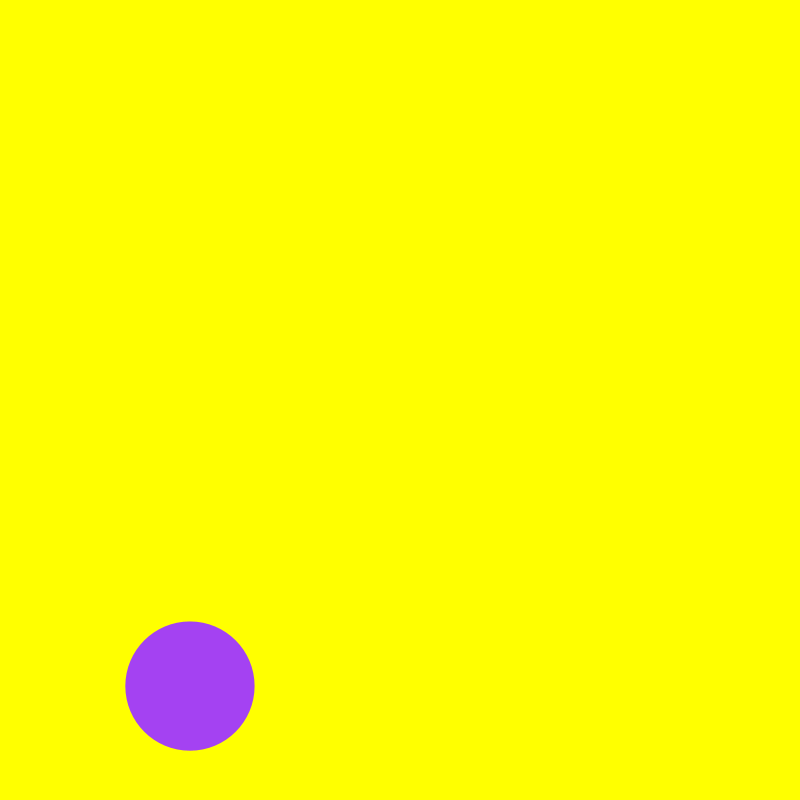
Frame 1 (no input)
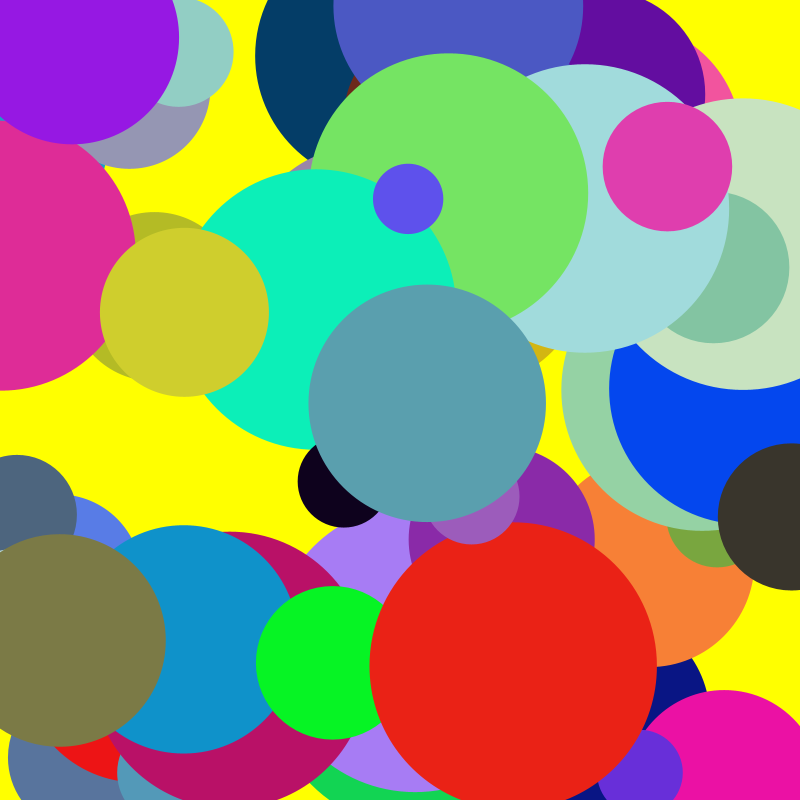
Frame 60 (the mouse pressed at the canvas centre just before this capture)
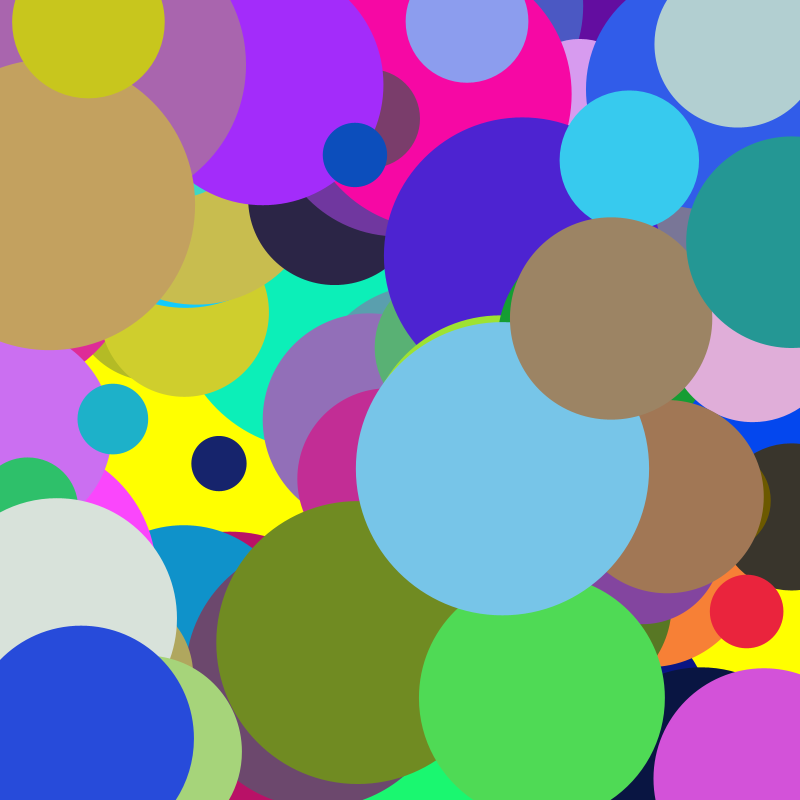
Frame 120 (the mouse held since frame 60 and released just before this capture)

The Processing sketch that drew these frames (run headless with seeded random() and noise(); from frame 60 on, the mouse is pressed at the canvas centre):

// Processing sketch: sketch_210817a
// ── sketch_210817a.pde
// Randomized Colored drops landing on yellow surface
void setup() {
  size(800,800);
  background(255, 255, 0);
}

void draw() {
  frameRate(5);
  noStroke();
  fill(random(0, 255), random(0, 255), random(0, 255));
  circle(random(0, 800), random(0,800), random(50, 300));
}
